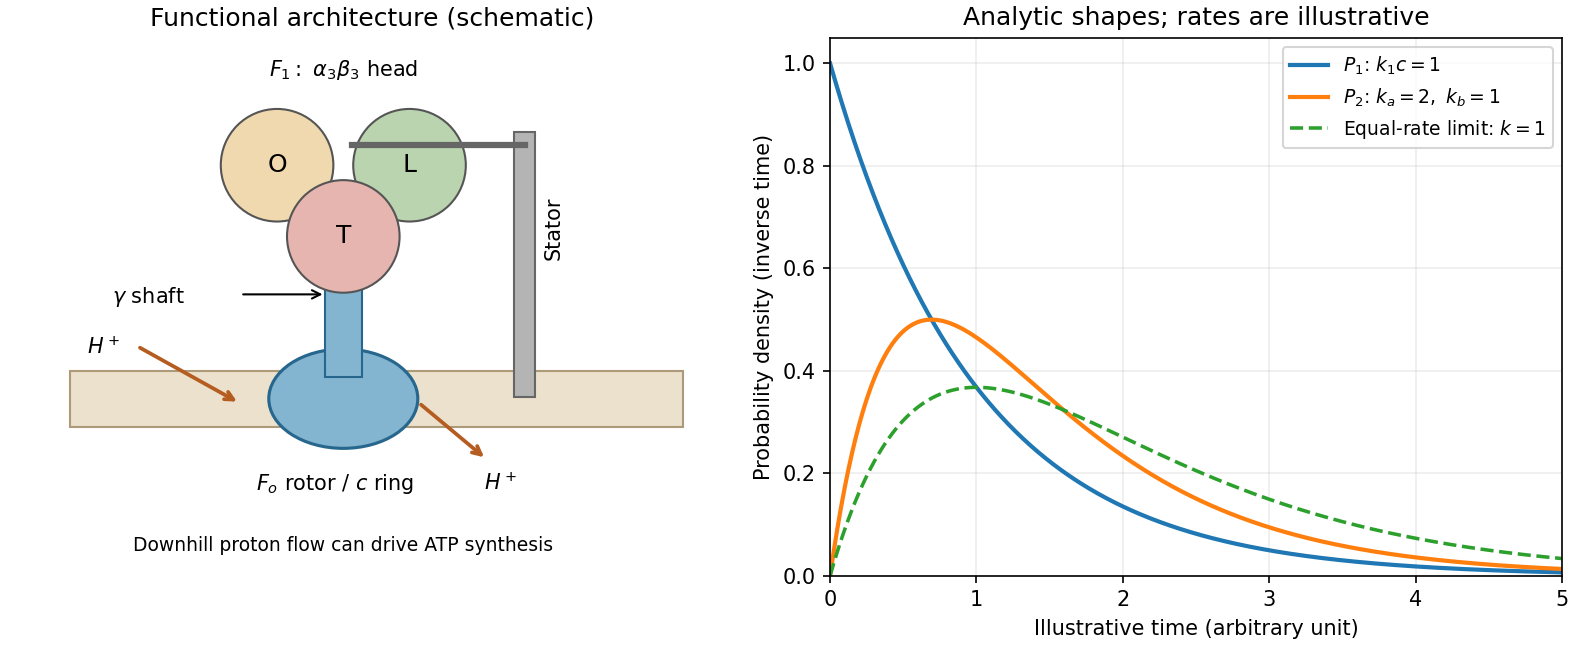

Recreate this plot in Python.
"""Original functional sketch and analytic probability plots, not source data.
Python 3.14, numpy 2.3.5, matplotlib 3.10.7. Writes only CWD basename PNG.
"""
import numpy as np
import matplotlib
matplotlib.use('Agg')
import matplotlib.pyplot as plt
from matplotlib.patches import Rectangle,Ellipse,Circle,FancyArrowPatch
fig,axs=plt.subplots(1,2,figsize=(10.5,4.3),layout='constrained',facecolor='white')
a=axs[0]
a.add_patch(Rectangle((-.2,.5),3.7,.34,facecolor='#ebe1cd',edgecolor='#ad9a78'))
a.add_patch(Ellipse((1.45,.67),.9,.6,facecolor='#83b5d0',edgecolor='#27678e',lw=1.5))
a.add_patch(Rectangle((1.34,.8),.22,1,facecolor='#83b5d0',edgecolor='#27678e'))
a.add_patch(Rectangle((2.48,.68),.13,1.6,facecolor='#b4b4b4',edgecolor='#666666'))
a.plot([1.5,2.55],[2.2,2.2],color='#666666',lw=3)
for x,y,label,color in [(1.05,2.08,'O','#f0d9ae'),(1.85,2.08,'L','#bad4b0'),(1.45,1.65,'T','#e6b5b0')]:
 a.add_patch(Circle((x,y),.34,facecolor=color,edgecolor='#555555'));a.text(x,y,label,ha='center',va='center',fontsize=12)
a.text(1.45,2.62,r'$F_1:\ \alpha_3\beta_3$ head',ha='center')
a.text(.05,1.25,r'$\gamma$ shaft',fontsize=10);a.annotate('',xy=(1.35,1.3),xytext=(.82,1.3),arrowprops=dict(arrowstyle='->'))
a.text(2.72,1.7,'Stator',rotation=90,ha='center',va='center')
a.text(1.4,.12,r'$F_o$ rotor / $c$ ring',ha='center')
a.text(-.1,.94,r'$H^+$');a.annotate('',xy=(.83,.64),xytext=(.2,.99),arrowprops=dict(arrowstyle='->',color='#b55d21',lw=1.8))
a.text(2.3,.12,r'$H^+$');a.annotate('',xy=(2.32,.3),xytext=(1.9,.65),arrowprops=dict(arrowstyle='->',color='#b55d21',lw=1.8))
a.text(1.45,-.25,'Downhill proton flow can drive ATP synthesis',ha='center',fontsize=9)
a.set(xlim=(-.3,3.55),ylim=(-.4,2.85),aspect='equal');a.axis('off');a.set_title('Functional architecture (schematic)')
t=np.linspace(0,5,600);ka,kb=2.,1.;p1=np.exp(-t);p2=ka*kb/(ka-kb)*(np.exp(-kb*t)-np.exp(-ka*t));eq=t*np.exp(-t)
b=axs[1];b.plot(t,p1,label=r'$P_1$: $k_1c=1$',lw=2);b.plot(t,p2,label=r'$P_2$: $k_a=2,\ k_b=1$',lw=2);b.plot(t,eq,'--',label=r'Equal-rate limit: $k=1$',lw=1.7)
b.set(xlabel='Illustrative time (arbitrary unit)',ylabel='Probability density (inverse time)',xlim=(0,5),ylim=(0,1.05));b.grid(alpha=.22);b.legend(fontsize=9);b.set_title('Analytic shapes; rates are illustrative')
fig.savefig('2012-s12-atp-synthase-and-dwell-distributions.png',dpi=150,facecolor='white',metadata={'Software':'Matplotlib'})
